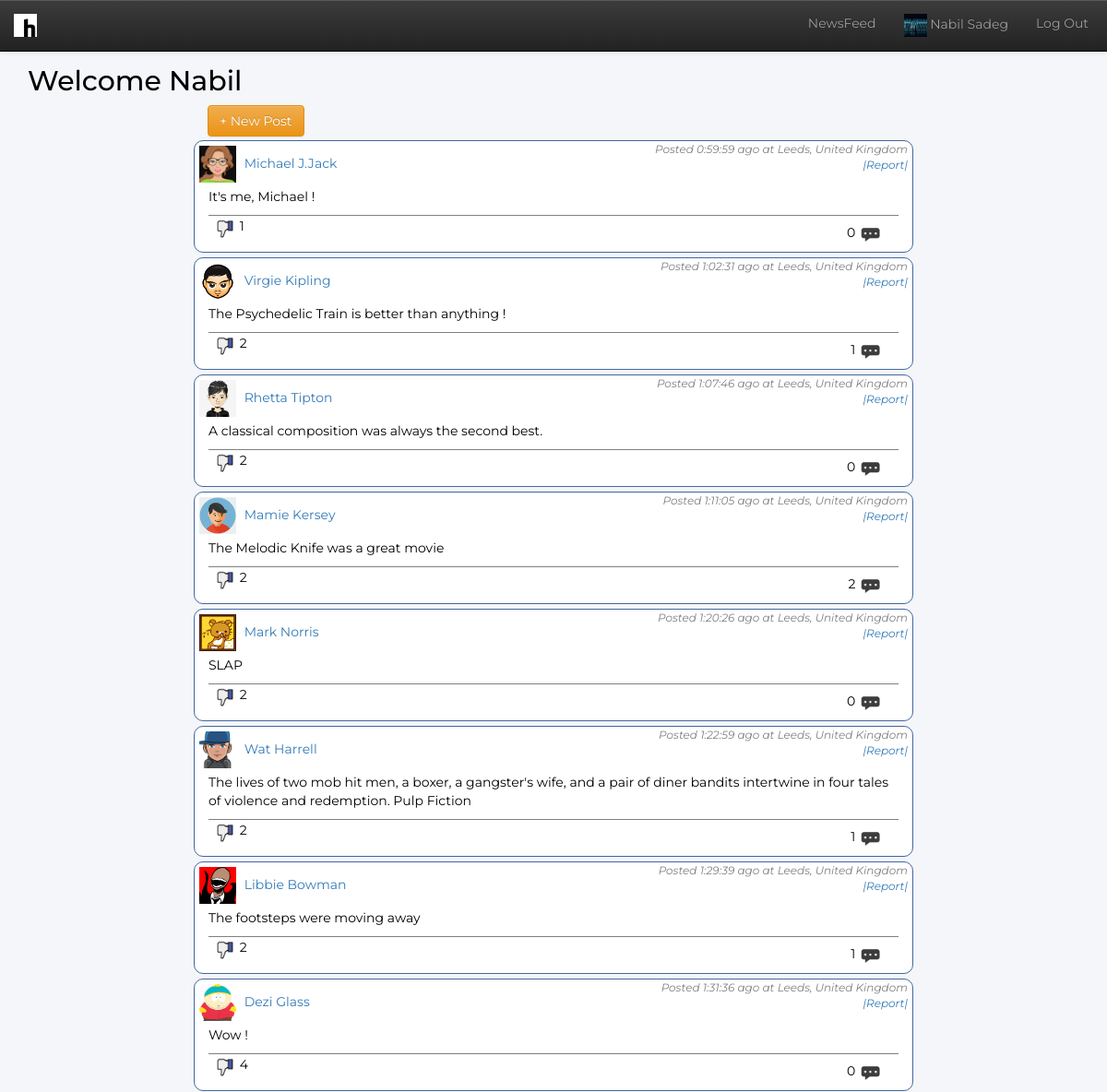
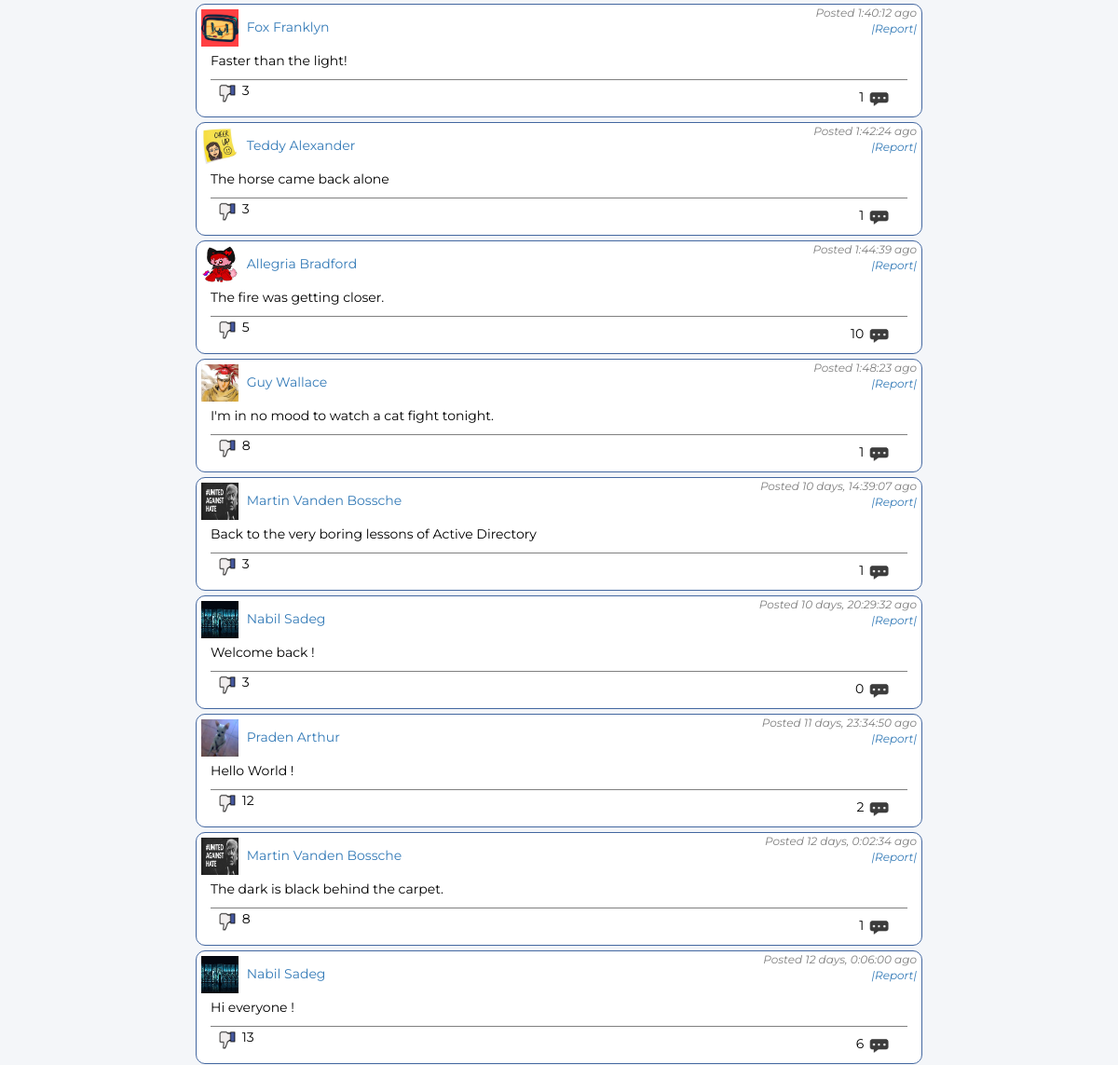
The page /newsfeed (signed in) on the database its author committed (2 pictures, top to bottom).
### app/models.py (models this page shows)
class Users(db.Model):
	id = db.Column(db.Integer, primary_key = True)
	name = db.Column(db.String(20))
	surname = db.Column(db.String(20))
	username = db.Column(db.String(20))
	password = db.Column(db.String(100))
	mood = db.Column(db.String(100), default = "Hello world!")
	birth = db.Column(db.String(20))
	registration_date = db.Column(db.DateTime)
	posts = db.relationship('Posts', backref='author', lazy='dynamic')
	hates = db.relationship('Hates', backref='author', lazy='dynamic')
	comments = db.relationship('Comments', backref='author', lazy='dynamic')
	reports = db.relationship('Reports', backref='author', lazy='dynamic')

class Posts(db.Model):
	id = db.Column(db.Integer, primary_key=True)
	author_id = db.Column(db.Integer, db.ForeignKey('users.id'))
	date = db.Column(db.DateTime)
	location = db.Column(db.String(50))
	text = db.Column(db.String(1000))
	hates = db.relationship('Hates', backref='post', lazy='dynamic')
	hates_number = db.Column(db.Integer, default = 0)
	comments = db.relationship('Comments', backref='post', lazy='dynamic')
	comments_number = db.Column(db.Integer, default=0)
	reports = db.relationship('Reports', backref='post', lazy='dynamic')
	reports_number = db.Column(db.Integer, default=0)

### app/views.py (the view)
@app.route('/newsfeed', methods=['GET', 'POST'])
def newsfeed():
	if 'user' in session:
		user = db.session.query(models.Users).filter_by(username = session['user']).first()
		posts = models.Posts.query.all()
		return render_template('newsfeed.html', currentUser = user, posts = posts, timeNow = datetime.datetime.utcnow())
	return redirect(url_for('index'))

### app/templates/newsfeed.html (shortened to what this page needs)
{% extends "navbar.html" %}
{% block navbar %}
<br>
<div class="row">
    <div class="col-xs-10 col-sm-10 col-lg-10">
        <h2>Welcome {{ currentUser.name }}</h2>
    </div>
    <div class="col-xs-offset-1 col-md-offset-2 col-xs-10 col-md-8">
        <button class="btn btn-warning setLocation" type="button" data-toggle="collapse" data-target="#collapsePost">
            + New Post
        </button>
        <br>
    </div>
    {% for i in range(posts|length-1, -1, -1) %}
    {% set post = posts[i] %}
    <div class="post col-xs-offset-1 col-md-offset-2 col-xs-10 col-md-8">
        <div class="row">
            <img class="post_profile_picture" alt="Profile Picture" id="image_{{ post.id }}"
                 src="{{ url_for('static', filename='images/profile_pictures/' + post.author.username + '.jpg') }}">
            <a href="/profile/{{post.author.username}}">
                {{post.author.name}} {{post.author.surname}}
            </a>
            <div class="datetime pull-right">
                {% set time = timeNow - post.date %}
                {% set time = time|string %}
                Posted {{time[0:-7]}} ago
                {% if post.location != "null" %}
                at {{ post.location }}
                {% endif %}
                <br>
                <a class="report pull-right" href="/report/post/{{ post.id }}">|Report|</a>
            </div>
        </div>
        <p>{{ post.text }}</p>
        <div class="footer-post">
            <p class="pull-left">
                <a href="/toogleHate/{{ post.id }}"><img class="hate-button" alt="Hate button" src="{{ url_for('static', filename='images/website/hate.png') }}"></a>
                {{ post.hates_number }}
            </p>
            <button class="pull-right btn btn-new transparent_btn" data-toggle="collapse" data-target="#collapseComment{{i}}">
                {{ post.comments_number }}
                <img class="comment-button" alt="Comment button" src="{{ url_for('static', filename='images/website/comment.png') }}">
            </button>
        </div>
    </div>
    {% endfor %}
</div>
{% endblock %}

### app/templates/navbar.html (shortened to what this page needs)
{% extends "header.html" %}
{% block content %}
<div class="container">
	<div class="row">
		<div class="col-md-12">
			<nav class="navbar navbar-default navbar-fixed-top navbar-inverse" role="navigation">
				<div class="navbar-header">
					<a class="navbar-brand" href="/newsfeed"><img id="logo" alt="Logo" src="{{ url_for('static', filename='images/website/logo.png') }}"></a>
				</div>
				<div class="collapse navbar-collapse" id="bs-example-navbar-collapse-1">
					<ul class="nav navbar-nav navbar-right">
						<li>
							<a href="/newsfeed">NewsFeed</a>
						</li>
						<li>
							<a href="/profile/{{ currentUser.username }}"><img id="navbar_profile_picture" alt="Profile Picture"
								src="{{ url_for('static', filename='images/profile_pictures/' + currentUser.username + '.jpg') }}">
								   {{ currentUser.name }} {{ currentUser.surname }}
							</a>
						</li>
						<li>
							<a id="logout_button" href="/dropsession">Log Out</a>
						</li>
					</ul>
				</div>
			</nav>
		</div>
	</div>
</div>
<div class="container" id="page">
	{% block navbar %}
	{% endblock %}
</div>
{% endblock %}

### app/static/style.css (style rules this page uses)
#page { padding-top: 30px; }
body { background-color: #f4f6f9; color: black; font-family: 'Montserrat', serif; }
#logout_button { margin-right:20px; }
#navbar_profile_picture { height: 25px; width: 25px; }
#logo { width: 25px; height: 25px; }
.post { border-style: solid; border-radius: 10px; border-color: #4367a0; border-width: 1px; margin-bottom: 1px; margin-top: 4px; background-color: white; }
.post_profile_picture { height: 40px; width: 40px; margin: 5px; }
.datetime { margin-right: 5px; color: grey; font-size: 12px; font-style: italic; }
.footer-post { border-top-style: solid; border-width: 1px; border-color: grey; }
.hate-button { width: 25px; height: 25px; margin-left: 5px; }
.comment-button { width: 25px; height: 25px; margin-right: 5px; }
.transparent_btn, .transparent_btn:hover, .transparent_btn:focus, .transparent_btn:active { background-color: rgba(0, 0, 0, 0);; border-color: rgba(0, 0, 0, 0); }

### rows shown on the page
Users: username (picture), name "Nabil", surname "Sadeg", author.name "Nabil" "Nabil", author.surname "Sadeg" "Sadeg"
Users: username (picture), author.name "Michael", author.surname "J.Jack"
Posts: location "Leeds, United Kingdom", text "It's me, Michael !", hates_number "1", comments_number "0"
Users: username (picture), author.name "Virgie", author.surname "Kipling"
Posts: location "Leeds, United Kingdom", text "The Psychedelic Train is better than anything !", hates_number "2", comments_number "1"
Users: author.name "Rhetta", author.surname "Tipton"
Posts: location "Leeds, United Kingdom", text "A classical composition was always the second best.", hates_number "2", comments_number "0"
Users: username (picture), author.name "Mamie", author.surname "Kersey"
Posts: location "Leeds, United Kingdom", text "The Melodic Knife was a great movie", hates_number "2", comments_number "2"
Users: username (picture), author.name "Mark", author.surname "Norris"
Posts: location "Leeds, United Kingdom", text "SLAP", hates_number "2", comments_number "0"
Users: username (picture), author.name "Wat", author.surname "Harrell"
Posts: location "Leeds, United Kingdom", text "The lives of two mob hit men, a boxer, a gangster's wife, and a pair of diner bandits intertwine in four tales of violence and redemption. Pulp Fiction", hates_number "2", comments_number "1"
Users: username (picture), author.name "Libbie", author.surname "Bowman"
Posts: location "Leeds, United Kingdom", text "The footsteps were moving away", hates_number "2", comments_number "1"
Users: username (picture), author.name "Dezi", author.surname "Glass"
Posts: location "Leeds, United Kingdom", text "Wow !", hates_number "4", comments_number "0"
Users: username (picture), author.name "Fox", author.surname "Franklyn"
Posts: text "Faster than the light!", hates_number "3", comments_number "1"
Users: username (picture), author.name "Teddy", author.surname "Alexander"
Posts: text "The horse came back alone", hates_number "3", comments_number "1"
Users: username (picture), author.name "Allegria", author.surname "Bradford"
Posts: text "The fire was getting closer.", hates_number "5", comments_number "10"
Users: username (picture), author.name "Guy", author.surname "Wallace"
Posts: text "I'm in no mood to watch a cat fight tonight.", hates_number "8", comments_number "1"
Users: username (picture), author.name "Martin" "Martin", author.surname "Vanden Bossche" "Vanden Bossche"
Posts: text "Back to the very boring lessons of Active Directory", hates_number "3", comments_number "1"
Posts: text "Welcome back !", hates_number "3", comments_number "0"
Users: username (picture), author.name "Praden", author.surname "Arthur"
Posts: text "Hello World !", hates_number "12", comments_number "2"
Posts: text "The dark is black behind the carpet.", hates_number "8", comments_number "1"
Posts: text "Hi everyone !", hates_number "13", comments_number "6"

### other values the page prints
{{ time[0:-7] }} "0:59:59" "1:02:31" "1:07:46" "1:11:05" "1:20:26" "1:22:59" "1:29:39" "1:31:36" "1:40:12" "1:42:24" "1:44:39" "1:48:23" "10 days, 14:39:07" "10 days, 20:29:32" "11 days, 23:34:50" "12 days, 0:02:34" "12 days, 0:06:00"
